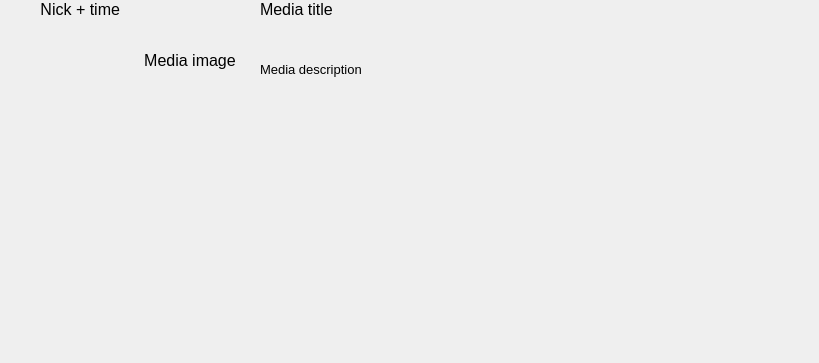
<?xml version="1.0" encoding="UTF-8"?>
<ui version="4.0">
 <class>Frame</class>
 <widget class="QFrame" name="Frame">
  <property name="geometry">
   <rect>
    <x>0</x>
    <y>0</y>
    <width>819</width>
    <height>363</height>
   </rect>
  </property>
  <property name="windowTitle">
   <string>Frame</string>
  </property>
  <widget class="QLabel" name="lbl_nick">
   <property name="geometry">
    <rect>
     <x>0</x>
     <y>0</y>
     <width>120</width>
     <height>120</height>
    </rect>
   </property>
   <property name="font">
    <font>
     <pointsize>12</pointsize>
    </font>
   </property>
   <property name="text">
    <string>Nick + time</string>
   </property>
   <property name="alignment">
    <set>Qt::AlignRight|Qt::AlignTop|Qt::AlignTrailing</set>
   </property>
   <property name="textInteractionFlags">
    <set>Qt::LinksAccessibleByMouse|Qt::TextSelectableByMouse</set>
   </property>
  </widget>
  <widget class="QLabel" name="lbl_pic">
   <property name="geometry">
    <rect>
     <x>130</x>
     <y>0</y>
     <width>120</width>
     <height>120</height>
    </rect>
   </property>
   <property name="font">
    <font>
     <pointsize>12</pointsize>
    </font>
   </property>
   <property name="text">
    <string>Media image</string>
   </property>
   <property name="alignment">
    <set>Qt::AlignCenter</set>
   </property>
  </widget>
  <widget class="QLabel" name="lbl_title">
   <property name="geometry">
    <rect>
     <x>260</x>
     <y>0</y>
     <width>300</width>
     <height>20</height>
    </rect>
   </property>
   <property name="font">
    <font>
     <pointsize>12</pointsize>
    </font>
   </property>
   <property name="text">
    <string>Media title</string>
   </property>
   <property name="textInteractionFlags">
    <set>Qt::LinksAccessibleByMouse|Qt::TextSelectableByMouse</set>
   </property>
  </widget>
  <widget class="QLabel" name="lbl_desc">
   <property name="geometry">
    <rect>
     <x>260</x>
     <y>20</y>
     <width>300</width>
     <height>100</height>
    </rect>
   </property>
   <property name="font">
    <font>
     <pointsize>10</pointsize>
    </font>
   </property>
   <property name="text">
    <string>Media description</string>
   </property>
   <property name="textInteractionFlags">
    <set>Qt::LinksAccessibleByMouse|Qt::TextSelectableByMouse</set>
   </property>
  </widget>
 </widget>
 <resources/>
 <connections/>
</ui>
